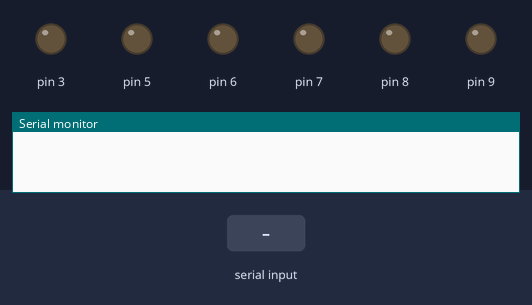
The sketch below on a simulated Arduino Uno, built with avr-gcc and run on an emulated ATmega328P. Shown: output pins drawn as LEDs (lit = HIGH), the last lines printed to the serial monitor. The test bench sets the inputs (shaded band).

Above: at 1.2 s.
1.3 s: "30,150\n" received over the second serial link
At 1.8 s:
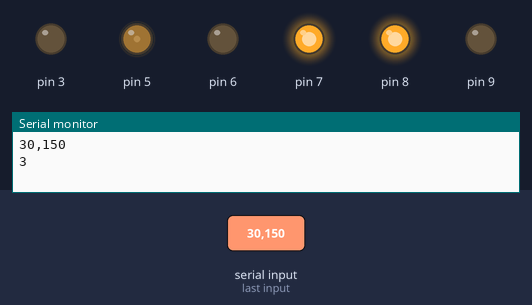
Timing chart, 0 to 4.3 s (numbered marks = the images above; inputs shaded):
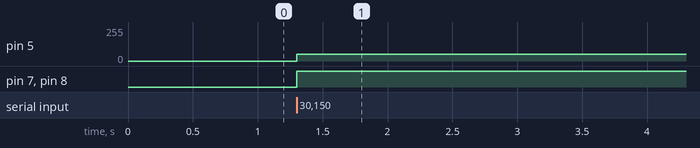

Measured:
- after the input at 1.3 s, pin 5: 0/255 → 50/255 at once; pin 7, pin 8: LOW → HIGH at once

The sketch:

Radechon-Bluetooth.ino
```cpp
#include <SoftwareSerial.h>

SoftwareSerial BT(10, 11);

void setup(){
    BT.begin(9600);
    Serial.begin(38400);
  //右タイヤ
  pinMode(6,OUTPUT); //信号用ピン 5番ピン
  pinMode(7,OUTPUT); //信号用ピン 6番ピン
  //左タイヤ
  pinMode(8,OUTPUT); //信号用ピン 7番ピン
  pinMode(9,OUTPUT); //信号用ピン 8番ピン

}

String btString;
int MAX_BLUETOOTH_SIZE = 7;


void loop(){
  int n = BT.available();
  if ( n == MAX_BLUETOOTH_SIZE ) {
    char ch[MAX_BLUETOOTH_SIZE];
    int i;
    // MAX_BLUETOOTH_SIZEバイトずつ読み込む
    for ( i=0; i<MAX_BLUETOOTH_SIZE; i++) {
      ch[i] = BT.read();
      Serial.print(ch[i]);
    }

  moterControl(ch);
  }
}


void moterControl(String select){
  //Serial.print(select);
    /* 7桁の配列から　
     * なにをさせたいかが先頭4つ 次の3つが左側の速度 最後の3つが右側の速度
   * 例: 1100100
     * 前進 モーターパワー 左100 右100
     */
    String action = select.substring(0,1);
    String leftPowerChar = select.substring(1,4);
    String rightPowerChar = select.substring(4,7);
    // String配列をint型に変換
    int leftPower = leftPowerChar.toInt();
    int rightPower = rightPowerChar.toInt();

Serial.print(action);
  // 左タイヤ: ピン6,7
  // 右タイヤ: ピン8,9

  // 前進
  if (action.equals("1")){

    //左タイヤ
    digitalWrite(6,HIGH);
    digitalWrite(7,LOW);
    //右タイヤ
    digitalWrite(8,HIGH);
    digitalWrite(9,LOW);
    analogWrite(3,leftPower);
    analogWrite(5,rightPower);
  }

  else if (action.equals("2")){
    //後退
    digitalWrite(6,LOW);
    digitalWrite(7,HIGH);
    digitalWrite(8,LOW);
    digitalWrite(9,HIGH);
    analogWrite(3,leftPower);
    analogWrite(5,rightPower);

  }

  else if (action.equals("3")){

    //その場で左回転
    //左タイヤ
    digitalWrite(6,LOW);
    digitalWrite(7,HIGH);
    //右タイヤ
    digitalWrite(8,HIGH);
    digitalWrite(9,LOW);

    analogWrite(3,leftPower);
    analogWrite(5,rightPower);
  }

  else if(action.equals("4")){

    //その場で右回転
    //左回転
    digitalWrite(6,HIGH);
    digitalWrite(7,LOW);
    //右回転
    digitalWrite(8,LOW);
    digitalWrite(9,HIGH);

    analogWrite(3,leftPower);
    analogWrite(5,rightPower);
  }

  else if (action.equals("5")){

    //後退
    digitalWrite(6,LOW);
    digitalWrite(7,HIGH);
    digitalWrite(8,LOW);
    digitalWrite(9,HIGH);
    analogWrite(3,100);
    analogWrite(5,100);
    delay(100);
      //ストップ
    digitalWrite(6,LOW);
    digitalWrite(7,LOW);
    digitalWrite(8,LOW);
    digitalWrite(9,LOW);
    analogWrite(3,leftPower);
    analogWrite(5,rightPower);
  }
}
```
